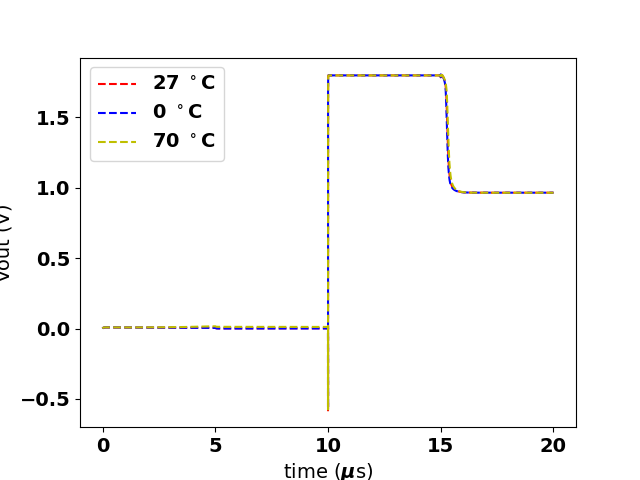

Write the Python code that produced this figure.
import sys
sys.path.append('../pyMOSChar')
import spice3read as s3r
import numpy as np
import matplotlib.pyplot as plt
from matplotlib import rc


font = {'family' : 'sans-serif',
'weight' : 'bold',
'size' : 14}
rc('font', **font)

data27 = s3r.read('../sims/post_bandgap_real_27degc_vbg.raw')
data0 = s3r.read('../sims/post_bandgap_real_0degc_vbg.raw')
data70 = s3r.read('../sims/post_bandgap_real_70degc_vbg.raw')
vbg27 = data27['v(vbg)'][0]
vbg0 = data0['v(vbg)'][0]
vbg70 = data70['v(vbg)'][0]
times = [data27['time'][0],data0['time'][0],data70['time'][0]]
maxtimes = times[np.asarray([len(x) for x in times]).argmax()]
tranvbg27 = np.interp(maxtimes, times[0], data27['v(vbg)'][0])
tranvbg0 = np.interp(maxtimes, times[1], data0['v(vbg)'][0])
tranvbg70 = np.interp(maxtimes, times[2], data70['v(vbg)'][0])

fig=plt.figure()
ax = fig.add_subplot(111)
ax.plot(maxtimes*1e6, tranvbg27, '--r' , label=r'27 $^\circ$C')
ax.plot(maxtimes*1e6, tranvbg0, '--b' , label=r'0 $^\circ$C')
ax.plot(maxtimes*1e6, tranvbg70, '--y' , label=r'70 $^\circ$C')
ax.set_xlabel(r"time ($\mu$s)")
ax.set_ylabel('Vout (V)')
ax.legend()
# plt.show()
# print(vbg27, "length is", len(vbg27))
# vbg27 = vbg27.tolist()
# x =np.linspace(0, 40.0, 200030)
# pdb.set_trace()
# print("=====================================",type(vbg27[0]))
# plt.plot(vbg27)
plt.savefig('post_tran.png')